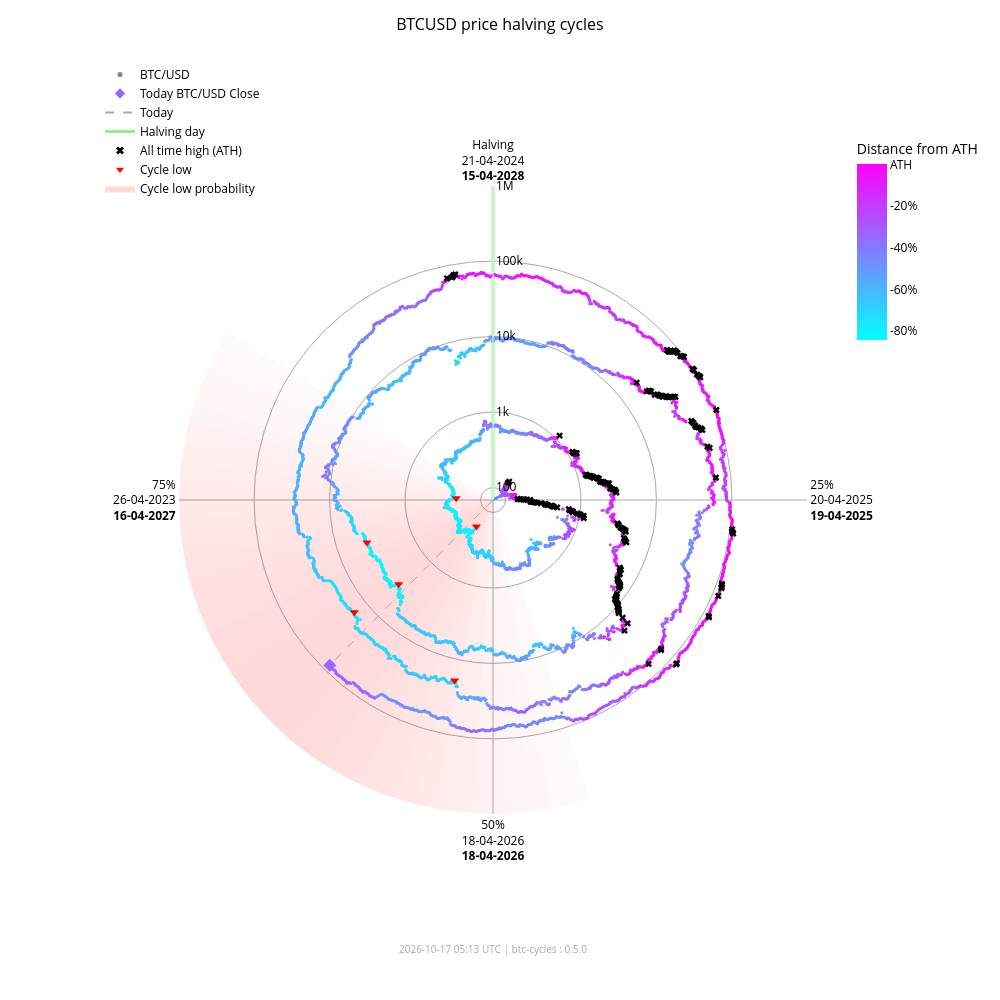

Notebook code for this chart:
### Markdown cell above
### Interactive chart (plotly)

### Code cell
fig_interactive = btc.plot(
    kind="interactive",
    from_date="2012-11-28",
)
# plotly config for interactivity
config = {"scrollZoom": True, "displayModeBar": True}
# display in notebook
fig_interactive.show(config=config)

### Figure 1 — Plotly figure (JSON) as saved in the notebook; plotly's stock layout.template omitted (floating-point values rounded to 4 significant figures; data arrays with more than 128 entries replaced by an {"elided": "..."} marker saying what was removed)
{"data": [{"fill": "toself", "fillcolor": "rgba(255,0,0,0.018306980149439524)", "hoverinfo": "skip", "line": {"width": 0}, "mode": "lines", "r": [68.43, 1000000, 1000000, 68.43, 68.43], "showlegend": false, "theta": [162.0, 162.0, 165.6, 165.6, 162.0], "type": "scatterpolar"}, {"fill": "toself", "fillcolor": "rgba(255,0,0,0.02405911634527998)", "hoverinfo": "skip", "line": {"width": 0}, "mode": "lines", "r": [68.43, 1000000, 1000000, 68.43, 68.43], "showlegend": false, "theta": [165.6, 165.6, 169.2, 169.2, 165.6], "type": "scatterpolar"}, {"fill": "toself", "fillcolor": "rgba(255,0,0,0.030803449372254352)", "hoverinfo": "skip", "line": {"width": 0}, "mode": "lines", "r": [68.43, 1000000, 1000000, 68.43, 68.43], "showlegend": false, "theta": [169.2, 169.2, 172.8, 172.8, 169.2], "type": "scatterpolar"}, {"fill": "toself", "fillcolor": "rgba(255,0,0,0.03847233586005252)", "hoverinfo": "skip", "line": {"width": 0}, "mode": "lines", "r": [68.43, 1000000, 1000000, 68.43, 68.43], "showlegend": false, "theta": [172.8, 172.8, 176.4, 176.4, 172.8], "type": "scatterpolar"}, {"fill": "toself", "fillcolor": "rgba(255,0,0,0.04694405159551339)", "hoverinfo": "skip", "line": {"width": 0}, "mode": "lines", "r": [68.43, 1000000, 1000000, 68.43, 68.43], "showlegend": false, "theta": [176.4, 176.4, 180.0, 180.0, 176.4], "type": "scatterpolar"}, {"fill": "toself", "fillcolor": "rgba(255,0,0,0.05605603979818329)", "hoverinfo": "skip", "line": {"width": 0}, "mode": "lines", "r": [68.43, 1000000, 1000000, 68.43, 68.43], "showlegend": false, "theta": [180.0, 180.0, 183.6, 183.6, 180.0], "type": "scatterpolar"}, {"fill": "toself", "fillcolor": "rgba(255,0,0,0.06562330627802694)", "hoverinfo": "skip", "line": {"width": 0}, "mode": "lines", "r": [68.43, 1000000, 1000000, 68.43, 68.43], "showlegend": false, "theta": [183.6, 183.6, 187.2, 187.2, 183.6], "type": "scatterpolar"}, {"fill": "toself", "fillcolor": "rgba(255,0,0,0.07545707932574237)", "hoverinfo": "skip", "line": {"width": 0}, "mode": "lines", "r": [68.43, 1000000, 1000000, 68.43, 68.43], "showlegend": false, "theta": [187.2, 187.2, 190.8, 190.8, 187.2], "type": "scatterpolar"}, {"fill": "toself", "fillcolor": "rgba(255,0,0,0.08537841060169407)", "hoverinfo": "skip", "line": {"width": 0}, "mode": "lines", "r": [68.43, 1000000, 1000000, 68.43, 68.43], "showlegend": false, "theta": [190.8, 190.8, 194.4, 194.4, 190.8], "type": "scatterpolar"}, {"fill": "toself", "fillcolor": "rgba(255,0,0,0.09522272137134848)", "hoverinfo": "skip", "line": {"width": 0}, "mode": "lines", "r": [68.43, 1000000, 1000000, 68.43, 68.43], "showlegend": false, "theta": [194.4, 194.4, 198.0, 198.0, 194.4], "type": "scatterpolar"}, {"fill": "toself", "fillcolor": "rgba(255,0,0,0.10483418800389058)", "hoverinfo": "skip", "line": {"width": 0}, "mode": "lines", "r": [68.43, 1000000, 1000000, 68.43, 68.43], "showlegend": false, "theta": [198.0, 198.0, 201.6, 201.6, 198.0], "type": "scatterpolar"}, {"fill": "toself", "fillcolor": "rgba(255,0,0,0.11405248627197925)", "hoverinfo": "skip", "line": {"width": 0}, "mode": "lines", "r": [68.43, 1000000, 1000000, 68.43, 68.43], "showlegend": false, "theta": [201.6, 201.6, 205.2, 205.2, 201.6], "type": "scatterpolar"}, {"fill": "toself", "fillcolor": "rgba(255,0,0,0.12269756305009562)", "hoverinfo": "skip", "line": {"width": 0}, "mode": "lines", "r": [68.43, 1000000, 1000000, 68.43, 68.43], "showlegend": false, "theta": [205.2, 205.2, 208.8, 208.8, 205.2], "type": "scatterpolar"}, {"fill": "toself", "fillcolor": "rgba(255,0,0,0.13055959037792858)", "hoverinfo": "skip", "line": {"width": 0}, "mode": "lines", "r": [68.43, 1000000, 1000000, 68.43, 68.43], "showlegend": false, "theta": [208.8, 208.8, 212.4, 212.4, 208.8], "type": "scatterpolar"}, {"fill": "toself", "fillcolor": "rgba(255,0,0,0.13740037014073872)", "hoverinfo": "skip", "line": {"width": 0}, "mode": "lines", "r": [68.43, 1000000, 1000000, 68.43, 68.43], "showlegend": false, "theta": [212.4, 212.4, 216.0, 216.0, 212.4], "type": "scatterpolar"}, {"fill": "toself", "fillcolor": "rgba(255,0,0,0.14296927208088228)", "hoverinfo": "skip", "line": {"width": 0}, "mode": "lines", "r": [68.43, 1000000, 1000000, 68.43, 68.43], "showlegend": false, "theta": [216.0, 216.0, 219.6, 219.6, 216.0], "type": "scatterpolar"}, {"fill": "toself", "fillcolor": "rgba(255,0,0,0.14703219887325494)", "hoverinfo": "skip", "line": {"width": 0}, "mode": "lines", "r": [68.43, 1000000, 1000000, 68.43, 68.43], "showlegend": false, "theta": [219.6, 219.6, 223.2, 223.2, 219.6], "type": "scatterpolar"}, {"fill": "toself", "fillcolor": "rgba(255,0,0,0.14940752827264187)", "hoverinfo": "skip", "line": {"width": 0}, "mode": "lines", "r": [68.43, 1000000, 1000000, 68.43, 68.43], "showlegend": false, "theta": [223.2, 223.2, 226.8, 226.8, 223.2], "type": "scatterpolar"}, {"fill": "toself", "fillcolor": "rgba(255,0,0,0.15)", "hoverinfo": "skip", "line": {"width": 0}, "mode": "lines", "r": [68.43, 1000000, 1000000, 68.43, 68.43], "showlegend": false, "theta": [226.8, 226.8, 230.4, 230.4, 226.8], "type": "scatterpolar"}, {"fill": "toself", "fillcolor": "rgba(255,0,0,0.14882314851976614)", "hoverinfo": "skip", "line": {"width": 0}, "mode": "lines", "r": [68.43, 1000000, 1000000, 68.43, 68.43], "showlegend": false, "theta": [230.4, 230.4, 234.0, 234.0, 230.4], "type": "scatterpolar"}, {"fill": "toself", "fillcolor": "rgba(255,0,0,0.14600334989350275)", "hoverinfo": "skip", "line": {"width": 0}, "mode": "lines", "r": [68.43, 1000000, 1000000, 68.43, 68.43], "showlegend": false, "theta": [234.0, 234.0, 237.6, 237.6, 234.0], "type": "scatterpolar"}, {"fill": "toself", "fillcolor": "rgba(255,0,0,0.14176315293000513)", "hoverinfo": "skip", "line": {"width": 0}, "mode": "lines", "r": [68.43, 1000000, 1000000, 68.43, 68.43], "showlegend": false, "theta": [237.6, 237.6, 241.2, 241.2, 237.6], "type": "scatterpolar"}, {"fill": "toself", "fillcolor": "rgba(255,0,0,0.1363869302869166)", "hoverinfo": "skip", "line": {"width": 0}, "mode": "lines", "r": [68.43, 1000000, 1000000, 68.43, 68.43], "showlegend": false, "theta": [241.2, 241.2, 244.8, 244.8, 241.2], "type": "scatterpolar"}, {"fill": "toself", "fillcolor": "rgba(255,0,0,0.13017643696734477)", "hoverinfo": "skip", "line": {"width": 0}, "mode": "lines", "r": [68.43, 1000000, 1000000, 68.43, 68.43], "showlegend": false, "theta": [244.8, 244.8, 248.4, 248.4, 244.8], "type": "scatterpolar"}, {"fill": "toself", "fillcolor": "rgba(255,0,0,0.1234063302665758)", "hoverinfo": "skip", "line": {"width": 0}, "mode": "lines", "r": [68.43, 1000000, 1000000, 68.43, 68.43], "showlegend": false, "theta": [248.4, 248.4, 252.0, 252.0, 248.4], "type": "scatterpolar"}, {"fill": "toself", "fillcolor": "rgba(255,0,0,0.11628949020714345)", "hoverinfo": "skip", "line": {"width": 0}, "mode": "lines", "r": [68.43, 1000000, 1000000, 68.43, 68.43], "showlegend": false, "theta": [252.0, 252.0, 255.6, 255.6, 252.0], "type": "scatterpolar"}, {"fill": "toself", "fillcolor": "rgba(255,0,0,0.108959277972535)", "hoverinfo": "skip", "line": {"width": 0}, "mode": "lines", "r": [68.43, 1000000, 1000000, 68.43, 68.43], "showlegend": false, "theta": [255.6, 255.6, 259.2, 259.2, 255.6], "type": "scatterpolar"}, {"fill": "toself", "fillcolor": "rgba(255,0,0,0.1014715299920515)", "hoverinfo": "skip", "line": {"width": 0}, "mode": "lines", "r": [68.43, 1000000, 1000000, 68.43, 68.43], "showlegend": false, "theta": [259.2, 259.2, 262.8, 262.8, 259.2], "type": "scatterpolar"}, {"fill": "toself", "fillcolor": "rgba(255,0,0,0.09382430417652897)", "hoverinfo": "skip", "line": {"width": 0}, "mode": "lines", "r": [68.43, 1000000, 1000000, 68.43, 68.43], "showlegend": false, "theta": [262.8, 262.8, 266.4, 266.4, 262.8], "type": "scatterpolar"}, {"fill": "toself", "fillcolor": "rgba(255,0,0,0.08598937207621672)", "hoverinfo": "skip", "line": {"width": 0}, "mode": "lines", "r": [68.43, 1000000, 1000000, 68.43, 68.43], "showlegend": false, "theta": [266.4, 266.4, 270.0, 270.0, 266.4], "type": "scatterpolar"}, {"fill": "toself", "fillcolor": "rgba(255,0,0,0.07794710108398434)", "hoverinfo": "skip", "line": {"width": 0}, "mode": "lines", "r": [68.43, 1000000, 1000000, 68.43, 68.43], "showlegend": false, "theta": [270.0, 270.0, 273.6, 273.6, 270.0], "type": "scatterpolar"}, {"fill": "toself", "fillcolor": "rgba(255,0,0,0.06971614429145927)", "hoverinfo": "skip", "line": {"width": 0}, "mode": "lines", "r": [68.43, 1000000, 1000000, 68.43, 68.43], "showlegend": false, "theta": [273.6, 273.6, 277.2, 277.2, 273.6], "type": "scatterpolar"}, {"fill": "toself", "fillcolor": "rgba(255,0,0,0.061371174705723626)", "hoverinfo": "skip", "line": {"width": 0}, "mode": "lines", "r": [68.43, 1000000, 1000000, 68.43, 68.43], "showlegend": false, "theta": [277.2, 277.2, 280.8, 280.8, 277.2], "type": "scatterpolar"}, {"fill": "toself", "fillcolor": "rgba(255,0,0,0.05304520605236535)", "hoverinfo": "skip", "line": {"width": 0}, "mode": "lines", "r": [68.43, 1000000, 1000000, 68.43, 68.43], "showlegend": false, "theta": [280.8, 280.8, 284.4, 284.4, 280.8], "type": "scatterpolar"}, {"fill": "toself", "fillcolor": "rgba(255,0,0,0.044916938988340704)", "hoverinfo": "skip", "line": {"width": 0}, "mode": "lines", "r": [68.43, 1000000, 1000000, 68.43, 68.43], "showlegend": false, "theta": [284.4, 284.4, 288.0, 288.0, 284.4], "type": "scatterpolar"}, {"fill": "toself", "fillcolor": "rgba(255,0,0,0.0371870550186571)", "hoverinfo": "skip", "line": {"width": 0}, "mode": "lines", "r": [68.43, 1000000, 1000000, 68.43, 68.43], "showlegend": false, "theta": [288.0, 288.0, 291.6, 291.6, 288.0], "type": "scatterpolar"}, {"fill": "toself", "fillcolor": "rgba(255,0,0,0.030049603184432498)", "hoverinfo": "skip", "line": {"width": 0}, "mode": "lines", "r": [68.43, 1000000, 1000000, 68.43, 68.43], "showlegend": false, "theta": [291.6, 291.6, 295.2, 295.2, 291.6], "type": "scatterpolar"}, {"fill": "toself", "fillcolor": "rgba(255,0,0,0.023665126797805223)", "hoverinfo": "skip", "line": {"width": 0}, "mode": "lines", "r": [68.43, 1000000, 1000000, 68.43, 68.43], "showlegend": false, "theta": [295.2, 295.2, 298.8, 298.8, 295.2], "type": "scatterpolar"}, {"fill": "toself", "fillcolor": "rgba(255,0,0,0.018141004067302662)", "hoverinfo": "skip", "line": {"width": 0}, "mode": "lines", "r": [68.43, 1000000, 1000000, 68.43, 68.43], "showlegend": false, "theta": [298.8, 298.8, 302.4, 302.4, 298.8], "type": "scatterpolar"}, {"hoverinfo": "skip", "line": {"color": "darkgrey", "dash": "dash", "width": 1}, "mode": "lines", "r": [68.43, 81500.0], "showlegend": false, "theta": [224.7, 224.7], "type": "scatterpolar"}, {"hoverinfo": "skip", "line": {"color": "lightgreen", "width": 3}, "mode": "lines", "r": [68.43, 1000000], "showlegend": false, "theta": [0, 0], "type": "scatterpolar"}, {"hoverinfo": "text", "marker": {"color": {"elided": "4921 str values"}, "size": 3}, "mode": "markers", "r": {"elided": "4921 float values"}, "showlegend": false, "text": {"elided": "4921 str values"}, "theta": {"elided": "4921 float values"}, "type": "scatterpolar"}, {"hoverinfo": "text", "marker": {"color": "#9669ff", "size": 10, "symbol": "diamond"}, "mode": "markers", "r": [81500.0], "showlegend": false, "text": ["Today<br>Date: 2026-10-16<br>Price: $81,500.81"], "theta": [224.7], "type": "scatterpolar"}, {"hoverinfo": "text", "marker": {"color": "black", "size": 6, "symbol": "x"}, "mode": "markers", "r": {"elided": "182 float values"}, "showlegend": false, "text": {"elided": "182 str values"}, "theta": {"elided": "182 float values"}, "type": "scatterpolar"}, {"hoverinfo": "text", "marker": {"color": "red", "size": 8, "symbol": "triangle-down"}, "mode": "markers", "r": [178.1, 210.5, 3237.0, 3961.0, 19020.0, 15790.0], "showlegend": false, "text": ["Cycle Low<br>Date: 2015-01-14<br>Price: $178.10<br>ATH distance: -84.5%", "Cycle Low<br>Date: 2015-08-24<br>Price: $210.49<br>ATH distance: -81.7%", "Cycle Low<br>Date: 2018-12-15<br>Price: $3,236.76<br>ATH distance: -83.4%", "Cycle Low<br>Date: 2019-03-15<br>Price: $3,960.91<br>ATH distance: -79.7%", "Cycle Low<br>Date: 2022-06-18<br>Price: $19,017.64<br>ATH distance: -71.9%", "Cycle Low<br>Date: 2022-11-21<br>Price: $15,787.28<br>ATH distance: -76.6%"], "theta": [212.1, 272.7, 228.3, 251.4, 192.0, 231.0], "type": "scatterpolar"}, {"marker": {"color": "grey", "size": 5}, "mode": "markers", "name": "BTC/USD", "r": [null], "theta": [null], "type": "scatterpolar"}, {"marker": {"color": "#9669ff", "size": 8, "symbol": "diamond"}, "mode": "markers", "name": "Today BTC/USD Close", "r": [null], "theta": [null], "type": "scatterpolar"}, {"line": {"color": "darkgrey", "dash": "dash"}, "mode": "lines", "name": "Today", "r": [null], "theta": [null], "type": "scatterpolar"}, {"line": {"color": "lightgreen", "width": 3}, "mode": "lines", "name": "Halving day", "r": [null], "theta": [null], "type": "scatterpolar"}, {"marker": {"color": "black", "size": 7, "symbol": "x"}, "mode": "markers", "name": "All time high (ATH)", "r": [null], "theta": [null], "type": "scatterpolar"}, {"marker": {"color": "red", "size": 7, "symbol": "triangle-down"}, "mode": "markers", "name": "Cycle low", "r": [null], "theta": [null], "type": "scatterpolar"}, {"fill": "toself", "fillcolor": "rgba(255,0,0,0.15)", "line": {"width": 0}, "mode": "lines", "name": "Cycle low probability", "r": [null], "theta": [null], "type": "scatterpolar"}, {"hoverinfo": "skip", "marker": {"cmax": 0, "cmin": -0.8453, "color": [0], "colorbar": {"len": 0.25, "ticktext": ["ATH", "-20%", "-40%", "-60%", "-80%", "-100%"], "tickvals": [0, -0.2, -0.4, -0.6, -0.8, -1.0], "title": {"text": "Distance from ATH"}, "x": 0.95, "y": 0.92, "yanchor": "top"}, "colorscale": {"elided": "256x2 mixed values"}, "showscale": true, "size": 0}, "mode": "markers", "r": [null], "showlegend": false, "theta": [null], "type": "scatterpolar"}], "layout": {"annotations": [{"font": {"color": "darkgrey", "size": 10}, "showarrow": false, "text": "2026-10-17 05:13 UTC | btc-cycles : 0.5.0", "x": 0.5, "xref": "paper", "y": -0.02, "yref": "paper"}], "font": {"color": "black"}, "height": 1000, "legend": {"bgcolor": "rgba(0,0,0,0)", "font": {"color": "black"}, "x": 0.0, "y": 1.0}, "margin": {"b": 60, "l": 100, "r": 80, "t": 60}, "paper_bgcolor": "white", "plot_bgcolor": "white", "polar": {"angularaxis": {"color": "black", "direction": "clockwise", "gridcolor": "darkgrey", "rotation": 90, "ticktext": ["Halving<br>21-04-2024<br><b>15-04-2028</b>", "25%<br>20-04-2025<br><b>19-04-2025</b>", "50%<br>18-04-2026<br><b>18-04-2026</b>", "75%<br>26-04-2023<br><b>16-04-2027</b>"], "tickvals": [0, 90, 180, 270]}, "bgcolor": "white", "domain": {"x": [0.1, 0.9], "y": [0.05, 0.95]}, "radialaxis": {"angle": 90, "color": "black", "gridcolor": "darkgrey", "range": [1.835, 6.0], "tickangle": 90, "ticktext": ["100", "1k", "10k", "100k", "1M"], "tickvals": [100, 1000, 10000, 100000, 1000000], "type": "log"}}, "title": {"font": {"color": "black", "size": 16}, "text": "BTCUSD price halving cycles", "x": 0.5}, "width": 1000}}
